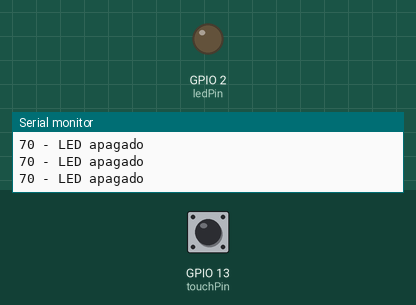
A sketch run on a simulated ESP32. On the bench: output pins drawn as LEDs (lit = HIGH), the last lines printed to the serial monitor. Inputs (shaded band) come from the test bench; at power-on: GPIO 13 (touchPin) HIGH.

Above: at 2.2 s.
2.3 s: GPIO 13 (touchPin) pulled LOW for 0.6 s
At 2.9 s:
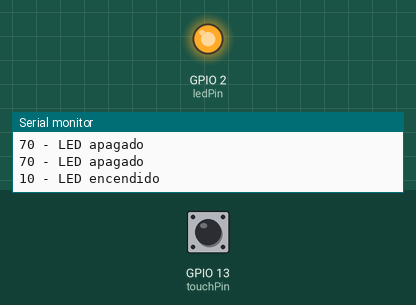
4.5 s: GPIO 13 (touchPin) pulled LOW for 3.2 s
At 9.4 s:
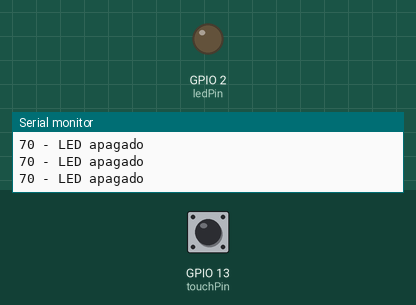
Timing chart, 0 to 10.9 s (numbered marks = the images above; inputs shaded):
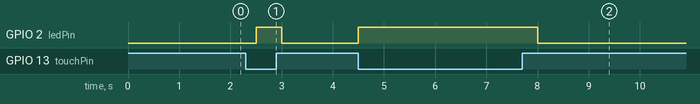

The sketch:

Sensor_Touch_enciende_LED_al_contacto.ino
```cpp
// set pin numbers
const int touchPin = 13;
const int ledPin = 2;

// valor limite con el que cambia de estado
const int limite = 40;
// almacena el valor del pin Touch
int valorTouch;

void setup(){
  Serial.begin(115200);
  delay(1000);
  pinMode (ledPin, OUTPUT);
  Serial.println("Sensor Touch controla LED");
}

void loop(){
  // lee el valor del pin touch
  valorTouch = touchRead(touchPin);
  Serial.print(valorTouch);

  if(valorTouch < limite){
    // enciende el LED
    digitalWrite(ledPin, HIGH);
    Serial.println(" - LED encendido");
  }
  else{
    // apaga el LED
    digitalWrite(ledPin, LOW);
    Serial.println(" - LED apagado");
  }
  delay(500);
}
```

Measured:
- after the input at 2.3 s, GPIO 2 (ledPin): LOW → HIGH after 0.20 s, → LOW 0.50 s later
- after the input at 4.5 s, GPIO 2 (ledPin): LOW → HIGH at once, → LOW 3.5 s later
